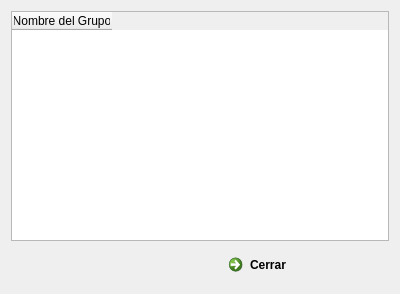
<?xml version="1.0" encoding="UTF-8"?>
<ui version="4.0">
 <class>frm_Grupos_Limpios</class>
 <widget class="QDialog" name="frm_Grupos_Limpios">
  <property name="geometry">
   <rect>
    <x>0</x>
    <y>0</y>
    <width>400</width>
    <height>294</height>
   </rect>
  </property>
  <property name="windowTitle">
   <string>Grupos Limpios</string>
  </property>
  <property name="windowIcon">
   <iconset resource="img.qrc">
    <normaloff>:/new/prefix1/13.png</normaloff>:/new/prefix1/13.png</iconset>
  </property>
  <layout class="QGridLayout" name="gridLayout">
   <item row="0" column="0">
    <widget class="QTableWidget" name="TW_fm_gruposLimpios">
     <column>
      <property name="text">
       <string>Nombre del Grupo</string>
      </property>
     </column>
    </widget>
   </item>
   <item row="1" column="0">
    <layout class="QHBoxLayout" name="horizontalLayout">
     <item>
      <spacer name="horizontalSpacer">
       <property name="orientation">
        <enum>Qt::Horizontal</enum>
       </property>
       <property name="sizeHint" stdset="0">
        <size>
         <width>40</width>
         <height>20</height>
        </size>
       </property>
      </spacer>
     </item>
     <item>
      <widget class="QCommandLinkButton" name="commandLinkButton">
       <property name="text">
        <string>Cerrar</string>
       </property>
       <property name="icon">
        <iconset resource="img.qrc">
         <normaloff>:/new/prefix1/iconos de menu/Sin título-1.png</normaloff>:/new/prefix1/iconos de menu/Sin título-1.png</iconset>
       </property>
      </widget>
     </item>
    </layout>
   </item>
  </layout>
 </widget>
 <resources>
  <include location="img.qrc"/>
 </resources>
 <connections>
  <connection>
   <sender>commandLinkButton</sender>
   <signal>clicked()</signal>
   <receiver>frm_Grupos_Limpios</receiver>
   <slot>close()</slot>
   <hints>
    <hint type="sourcelabel">
     <x>305</x>
     <y>265</y>
    </hint>
    <hint type="destinationlabel">
     <x>199</x>
     <y>146</y>
    </hint>
   </hints>
  </connection>
 </connections>
</ui>
